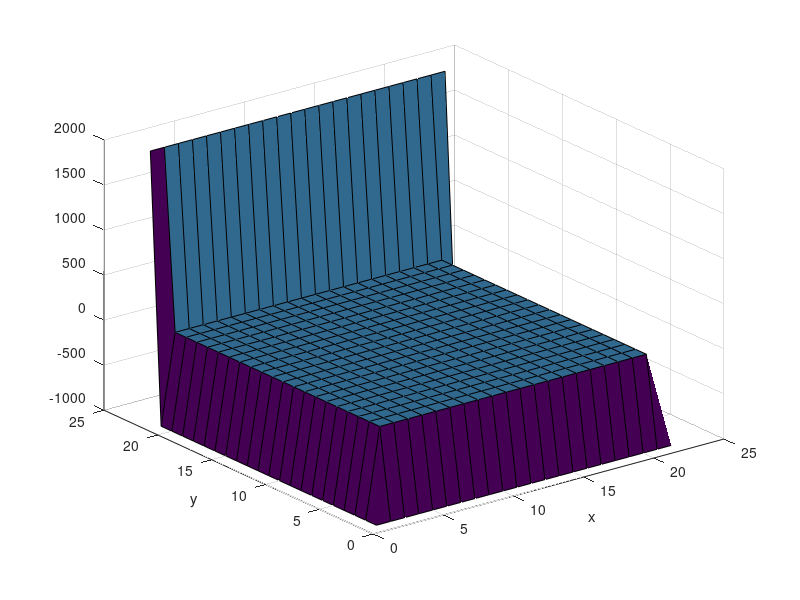
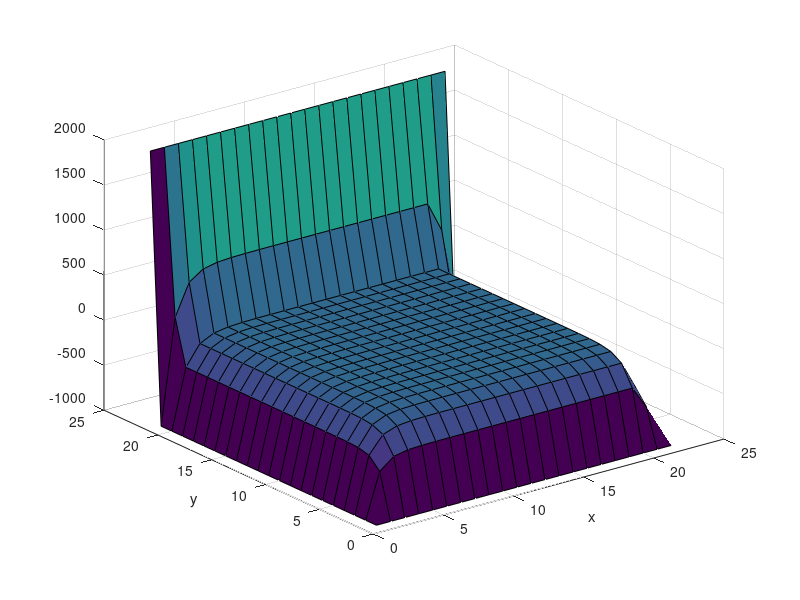
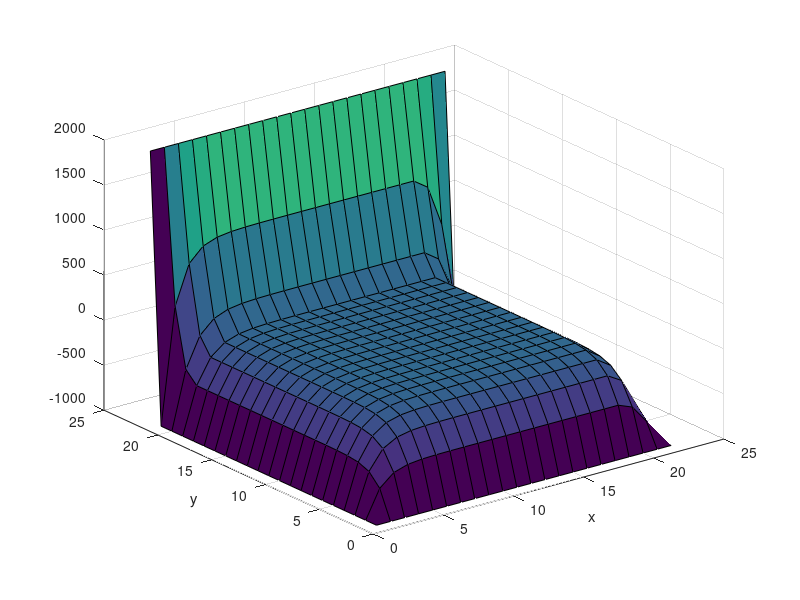
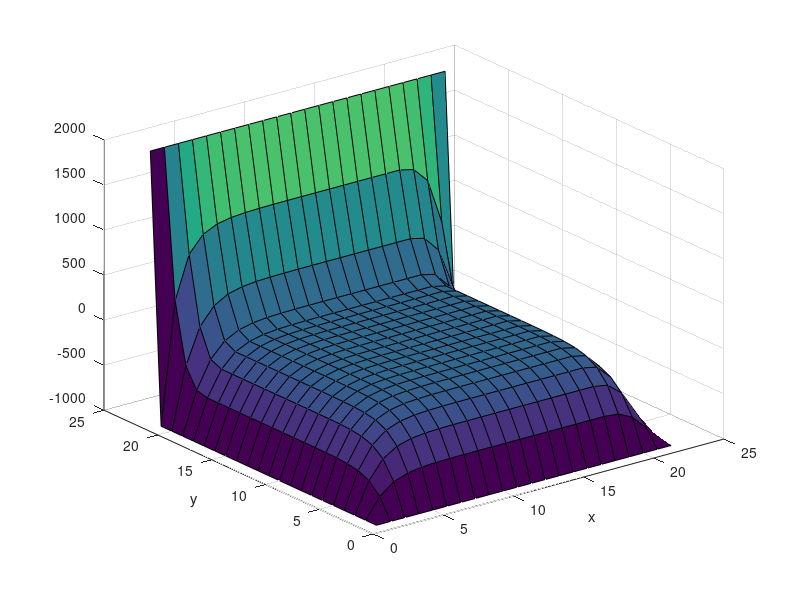

Write the MATLAB code that produced these figures, in order.
function valueGrid = createGrid()
    m = zeros(22,22);
    m(:,1) = -1000;
    m(:,22)= -1000;
    m(1,:) = -1000;
    m(22,:)=  2000;

    for k=1:100
        figure
        clear title xlabel ylabel
        surf(m)
        xlabel('x')
        ylabel('y')
        zlim([-1000,2000])
        filename = sprintf('figures/%d_value_iteration.png',k);
        saveas(gcf,filename)
        valueGrid = m(2:21,2:21);
        for i=2:21
            for j=2:21
                m(i,j) = (m(i-1,j)+m(i+1,j)+m(i,j-1)+m(i,j+1))/4;
            end
        end

        for i=21:2
            for j=21:2
                m(i,j) = (m(i-1,j)+m(i+1,j)+m(i,j-1)+m(i,j+1))/4;
            end
        end

        for i=21:2
            for j=2:21
                m(i,j) = (m(i-1,j)+m(i+1,j)+m(i,j-1)+m(i,j+1))/4;
            end
        end

        for i=2:21
            for j=21:2
                m(i,j) = (m(i-1,j)+m(i+1,j)+m(i,j-1)+m(i,j+1))/4;
            end
        end
    end
end